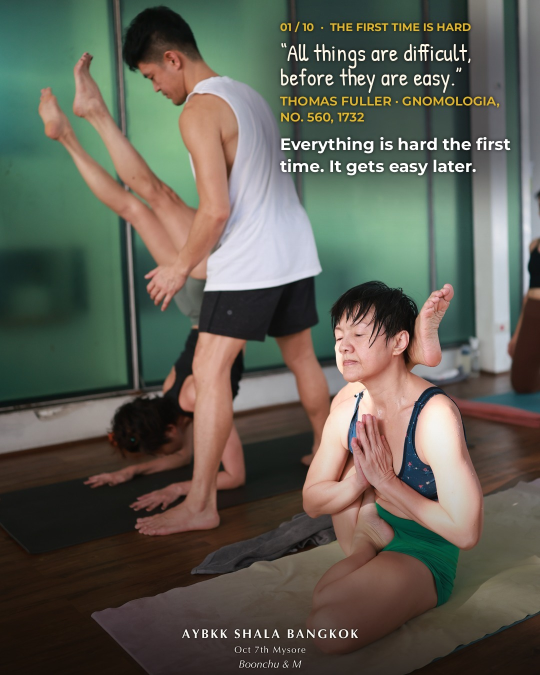
#> input picture bots/media/2026-10-07-first-time-hard/1/01_7-030.jpg, 1080 x 1350 px (shown at 1/2 size)
$ python -i crop_o4.py   (imports and definitions only)
#> lines starting #> are read from the running program, lines starting #| are printed output that depends on the picture
# 4:5, no side bars, no cut heads. Cut top t + bottom b (t+b=1/6). If the bottom cut hides the
# watermark, lift it from the same photo and paste it back the same distance from the bottom.
from PIL import Image, ImageFilter
import numpy as np, sys, os
sys.path.insert(0, os.path.dirname(os.path.abspath(__file__)))
from ai_edge_litert.interpreter import Interpreter
T={'6-002': 0.16666666666666666, '6-008': 0.12, '7-002': 0.12, '7-004': 0.12, '7-010': 0.12, '7-015': 0.12, '7-016': 0.12, '7-019': 0.12, '7-021': 0.12, '7-027': 0.12, '7-028': 0.12, '7-029': 0.0, '7-030': 0.12, '7-032': 0.12, '7-033': 0.12, '7-034': 0.12, '7-036': 0.12, '7-037': 0.12, '7-038': 0.12, '7-039': 0.12, '7-043': 0.12, '7-045': 0.12, '7-046': 0.12, '7-049': 0.12, '7-050': 0.0, '7-051': 0.12, '7-052': 0.0, '7-056': 0.12, '7-059': 0.12, '7-061': 0.12, '7-066': 0.12, '7-068': 0.12, '7-071': 0.12}
MOVE={}
MOVEX={}
# [1 line that did not run here, left out]
# [1 line that did not run here, left out]
def mask(img):
    x=np.asarray(img.convert('RGB').resize((257,257)),dtype=np.float32)/127.5-1
    it.set_tensor(inp['index'],x[None]); it.invoke()
    m=(np.argmax(it.get_tensor(outd['index'])[0],-1)==15).astype(np.uint8)*255
    return Image.fromarray(m).resize((1080,1350),Image.BILINEAR)

# [30 lines not run here, left out]

>>> from PIL import Image
>>> picture = Image.open('1/01_7-030.jpg')
#> picture is the input picture: PIL image 1080x1350 RGB; mean R, G, B 94.6, 93.9, 83.2
>>> result = mask(picture)
#> in mask, `x=np.asarray(img.convert('RGB').resize((257,257)),dtype=np.float32)/12..`:
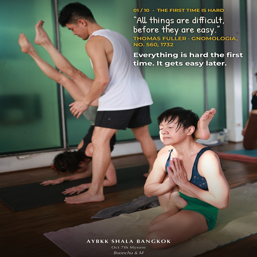
#> x: shape (257, 257, 3) float32; mean R, G, B -0.258, -0.264, -0.348; drawn with min black and max white
#> (the run stopped early here; a loop or call above may not have finished)

$ run again, on bots/media/2026-10-07-first-time-hard/1/03_7-033.jpg
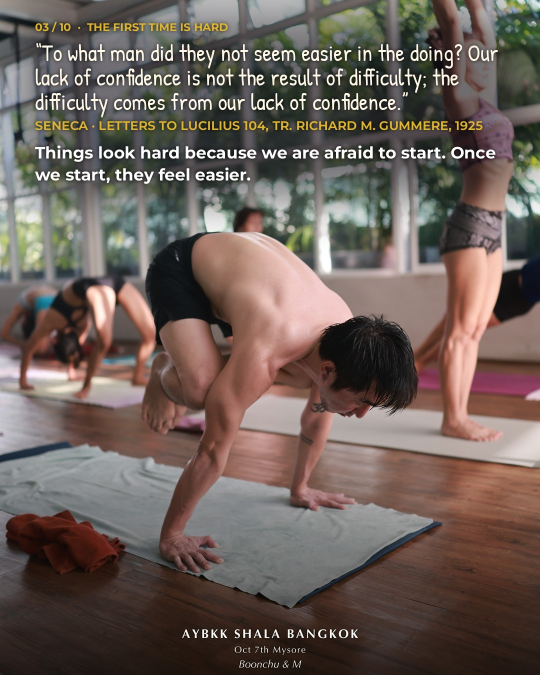
#> input picture bots/media/2026-10-07-first-time-hard/1/03_7-033.jpg, 1080 x 1350 px (shown at 1/2 size)
#> picture is the input picture: PIL image 1080x1350 RGB; mean R, G, B 107.7, 95, 88.5
#> in mask, `x=np.asarray(img.convert('RGB').resize((257,257)),dtype=np.float32)/12..`:
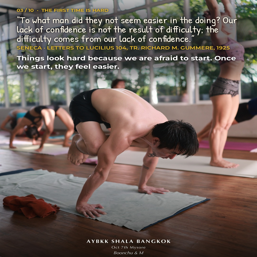
#> x: shape (257, 257, 3) float32; mean R, G, B -0.156, -0.255, -0.306; drawn with min black and max white

$ run again, on bots/media/2026-10-07-first-time-hard/1/05_7-016.jpg
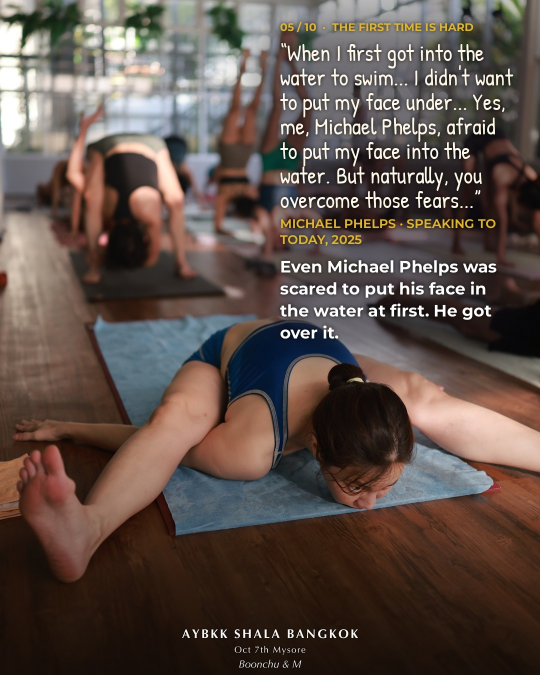
#> input picture bots/media/2026-10-07-first-time-hard/1/05_7-016.jpg, 1080 x 1350 px (shown at 1/2 size)
#> picture is the input picture: PIL image 1080x1350 RGB; mean R, G, B 93.4, 79.4, 72.7
#> in mask, `x=np.asarray(img.convert('RGB').resize((257,257)),dtype=np.float32)/12..`:
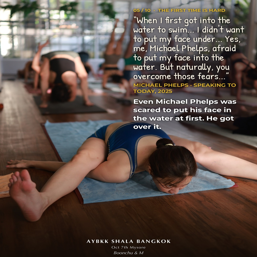
#> x: shape (257, 257, 3) float32; mean R, G, B -0.268, -0.377, -0.43; drawn with min black and max white
